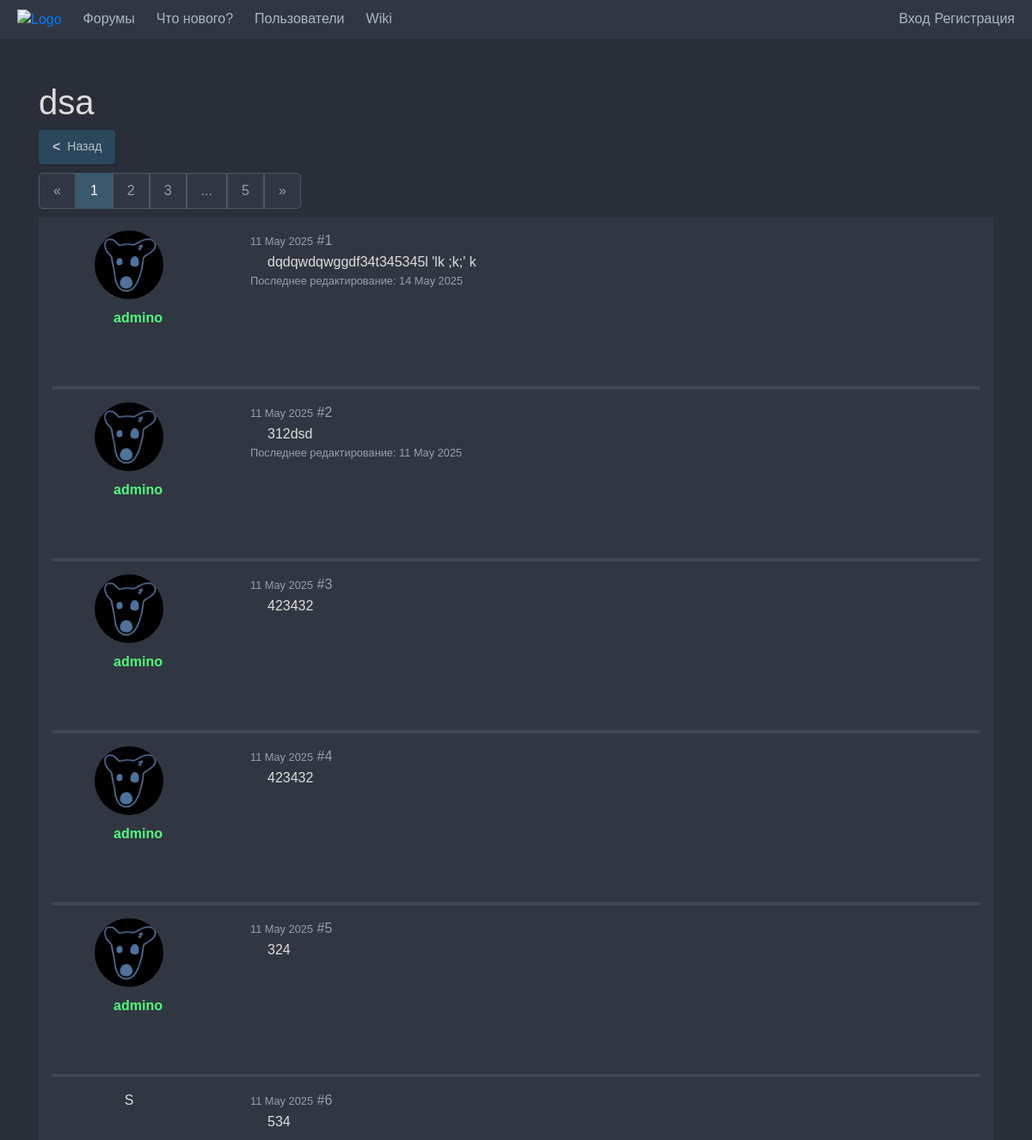
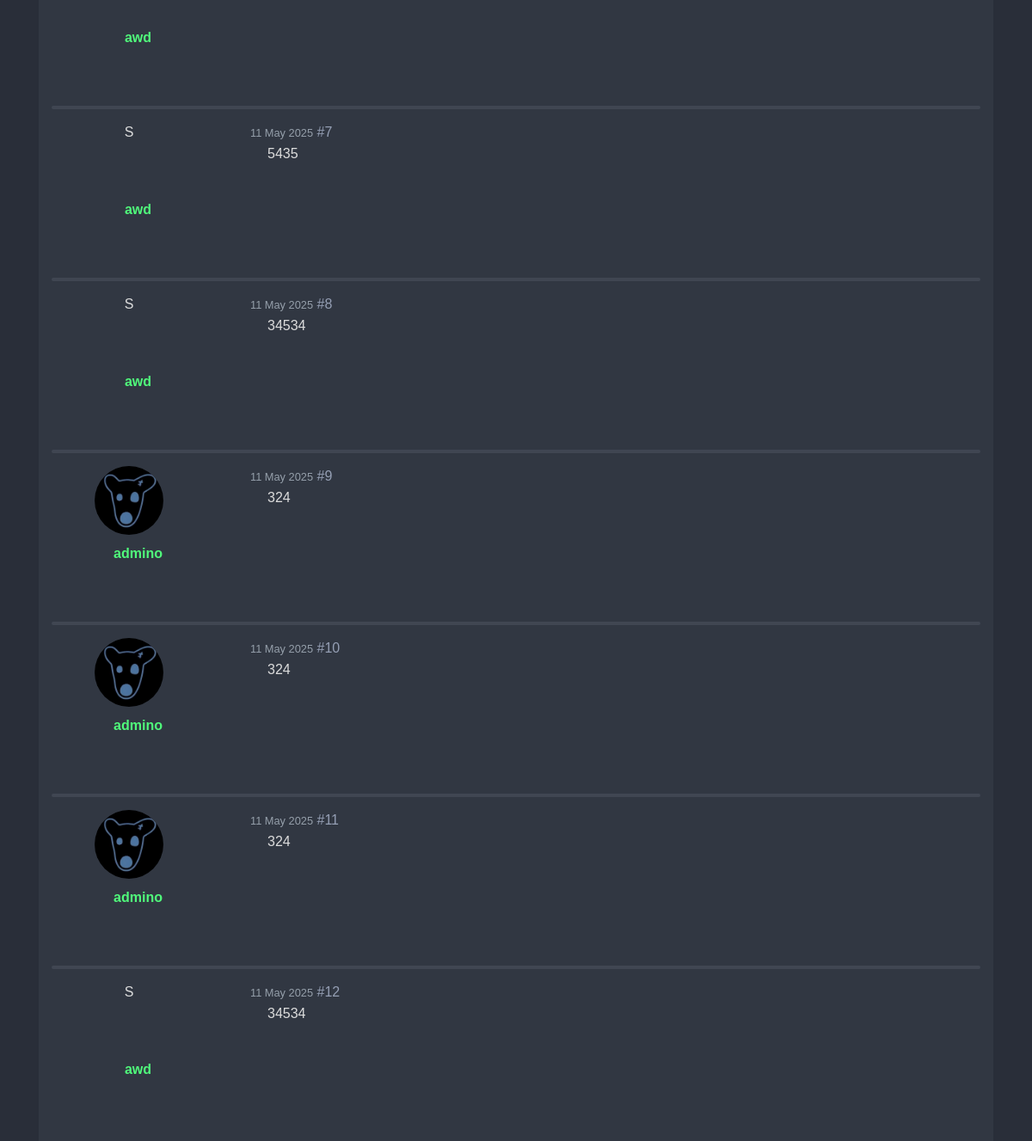
Page /topics/6/ on the earlier database version (2 pictures, top to bottom).
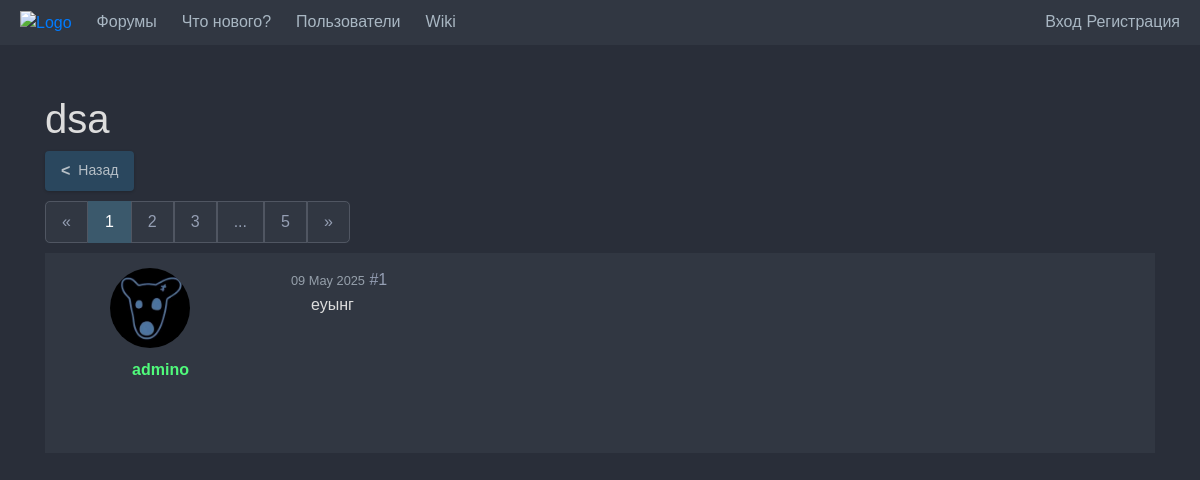
Same page on the later database version.
### data/topics.py (models this page shows)
class Topic(SqlAlchemyBase):
    __tablename__ = 'topics'
    id = sqlalchemy.Column(sqlalchemy.Integer, primary_key=True, autoincrement=True)
    title = sqlalchemy.Column(sqlalchemy.String, nullable=False)
    author_id = sqlalchemy.Column(sqlalchemy.Integer, sqlalchemy.ForeignKey("users.id"), nullable=False)
    parent_type = sqlalchemy.Column(Enum(TopicParentType), nullable=False)
    parent_id = sqlalchemy.Column(sqlalchemy.Integer, nullable=False)
    author = orm.relationship('User')

### data/posts.py (models this page shows)
class Post(SqlAlchemyBase):
    __tablename__ = 'posts'
    id = sqlalchemy.Column(sqlalchemy.Integer, primary_key=True, autoincrement=True)
    content = sqlalchemy.Column(sqlalchemy.Text, nullable=False)
    created_data = sqlalchemy.Column(sqlalchemy.DateTime, default=datetime.datetime.now(), nullable=False)
    modified_data = sqlalchemy.Column(sqlalchemy.DateTime, default=None)
    author_id = sqlalchemy.Column(sqlalchemy.Integer, sqlalchemy.ForeignKey("users.id"), nullable=False)
    topic_id =  sqlalchemy.Column(sqlalchemy.Integer, sqlalchemy.ForeignKey("topics.id"), nullable=False)
    topic = orm.relationship('Topic')

### data/users.py (models this page shows, shortened)
class User(SqlAlchemyBase, UserMixin):
    __tablename__ = 'users'
    id = sqlalchemy.Column(sqlalchemy.Integer, primary_key=True, unique=True, autoincrement=True)
    nickname = sqlalchemy.Column(sqlalchemy.String, nullable=False)
    about = sqlalchemy.Column(sqlalchemy.String, nullable=True)
    email = sqlalchemy.Column(sqlalchemy.String, unique=True, nullable=True)
    hashed_password = sqlalchemy.Column(sqlalchemy.String, nullable=False)
    created_date = sqlalchemy.Column(sqlalchemy.DateTime, default=datetime.datetime.now)
    has_avatar = sqlalchemy.Column(sqlalchemy.Boolean, nullable=False, default=False)
    avatar_format = sqlalchemy.Column(sqlalchemy.String)
    has_ban = sqlalchemy.Column(sqlalchemy.Boolean, nullable=False, default=False)
    reason_ban = sqlalchemy.Column(sqlalchemy.String)
    roles = sqlalchemy.orm.relationship("Role",
                                  secondary="role_to_user",
                                  backref="user")
    posts = sqlalchemy.orm.relationship('Post', backref='author')

### main.py (the view)
@app.route('/topics/<int:topic_id>/')
def topic(topic_id):
    session = db_session.create_session()
    topic = session.query(Topic).filter(Topic.id == topic_id).first()
    posts = session.query(Post).filter(Post.topic_id == topic.id).all()
    if topic.parent_type == TopicParentType.group:
        back_path = '/'
    elif topic.parent_type == TopicParentType.category:
        back_path = f'/categories/{topic.parent_id}/'
    elif topic.parent_type == TopicParentType.forum:
        back_path = f'/forums/{topic.parent_id}/'
    return render_template('topic.html', topic=topic, posts=posts, back_path=back_path)

### data/db_session.py (called while the page is built)
def create_session() -> Session:
    global __factory
    return __factory()

### templates/topic.html (shortened to what this page needs)
{% extends "base.html" %}
{% block content %}
<link rel="stylesheet" type="text/css" href="{{url_for('static', filename='css/topic.css')}}">
<div class="topic">
    <div class="topic-header">
        <h1 class="topic-title">{{topic.title}}</h1>
        <a href="{{back_path}}" class="back-button">
            <span class="back-arrow">&lt;</span> Назад
        </a>
    </div>
    <div class="management">
        <div class="pagination">
            <a href="#">&laquo;</a>
            <a class="active" href="#">1</a>
            <a href="#">2</a>
            <a href="#">3</a>
            <a href="#">...</a>
            <a href="#">5</a>
            <a href="#">&raquo;</a>
        </div>
    </div>
    <div class="posts">
        {% for post in posts %}
        <article class="post" id="post-{{post.id}}">
            <div class="post-user-info">
                <div class="post-user-avatar">
                    {% if post.author.has_avatar %}
                    <img src="/static/image/avatars/avatar_{{post.author.id}}.{{post.author.avatar_format}}">
                    {% else %}
                    S
                    {% endif %}
                </div>
                <div class="post-user-info-other">
                    <a class="dropdown-hover-nickname" id="dropdown-hover-nickname">{{post.author.nickname}}</a>
                </div>
            </div>
            <div class="post-content-info">
                <div class="post-content-header">
                    <span>{{post.created_data.strftime("%d %b %Y")}}</span>
                    <a href="#post-{{post.id}}" class="post-number">#{{loop.index}}</a>
                </div>
                <div class="post-content-data">
                    {{ post.content }}
                </div>
                <div class="post-content-footer">
                    {% if post.modified_data %}
                    <p>Последнее редактирование: {{post.modified_data.strftime("%d %b %Y")}}</p>
                    {% endif%}
                </div>
            </div>
        </article>
        {% endfor %}
    </div>
</div>
{% endblock %}

### templates/base.html (shortened to what this page needs)
<!doctype html>
<html lang="en">
<head>
    <link rel="stylesheet"
          href="https://stackpath.bootstrapcdn.com/bootstrap/4.4.1/css/bootstrap.min.css"
>
    <link rel="stylesheet" type="text/css" href="{{url_for('static', filename='css/style.css')}}">
    <link rel="stylesheet" type="text/css" href="{{url_for('static', filename='css/dark.css')}}">
</head>
<body>
<div class="header">
    <div class="logo-navigation">
        <a href="/" class="logo-link">
            <img src="" alt="Logo" class="logo">
        </a>
        <nav>
            <ul>
                <li>
                    <a href="/forums">
                        Форумы
                    </a>
                </li>
                <li>
                    <a href="/whats-new">
                        Что нового?
                    </a>
                </li>
                <li>
                    <a href="/users">
                        Пользователи
                    </a>
                </li>
                <li>
                    <a href="/wiki">
                        Wiki
                    </a>
                </li>
            </ul>
        </nav>
    </div>
    <div>
        {% if current_user.is_authenticated %}
        <div class="dropdown-click">
            <a href="#" class="dropdown-click-button" onclick="toggleDropdown(event)">
                {{ current_user.nickname }}
            </a>
            <div id="myDropdown" class="dropdown-click-content">
                <a href="/profile/{{ current_user.id }}/">Профиль</a>
                <a href="/logout">Выйти</a>
            </div>
        </div>
        {% else %}
        <div class="auth-search">
            <a href="/login">Вход</a>
            <a href="/register">Регистрация</a>
        </div>
        {% endif %}
    </div>
</div>
<main role="main" class="container" style="margin-top: 50px">
    {% block content %}{% endblock %}
</main>
</body>
</html>

### static/css/style.css (style rules this page uses)
.header { display: flex; justify-content: space-between; align-items: center; padding: 10px 20px; background-color: #333; color: white; }
.logo { height: 30px; margin-right: 20px; }
.logo-navigation, .auth-search { display: flex; align-items: center; }
nav ul { list-style: none; padding: 0; margin: 0; display: flex; }
nav li { margin-right: 20px; }
nav a, .auth-search a { color: white; text-decoration: none; display: flex; align-items: center; }
body { background-color: #181a1b; color: #ddd; font-family: sans-serif; align-items: center; min-height: 100vh; margin: 0; padding: 0; }
.management { padding-bottom: 10px }
.pagination { display: inline-block; }
.pagination a { float: left; padding: 8px 16px; text-decoration: none; border: 1px solid #505662; }
.pagination a.active { background-color: #3b596c; border: 1px solid #3b596c; }
.pagination a:first-child { border-top-left-radius: 5px; border-bottom-left-radius: 5px; }
.pagination a:last-child { border-top-right-radius: 5px; border-bottom-right-radius: 5px; }
.back-button { display: inline-flex; align-items: center; padding: 8px 16px; text-decoration: none; border: none; border-radius: 4px; font-size: 14px; cursor: pointer; transition: background-color 0.2s ease; box-shadow: 0 1px 3px rgba(0, 0, 0, 0.2); margin-bottom: 10px }
.back-arrow { margin-right: 8px; font-size: 16px; font-weight: bold; }

### static/css/dark.css (style rules this page uses)
.header { background-color: #313742; color: #a9b7c3; }
nav a, .auth-search a { color: #a9b7c3; }
body { background-color: #292e39; font-family: sans-serif; }
.back-button { background-color: #2a475e; color: #b7c0c7; }
.pagination { background-color: #313742 }
.pagination a { color: #959fb4; }
.pagination a.active { background-color: #3b596c; color: white; }
.posts { background-color: #313742 }
.post { background-color: #313742; }
.post-user-info-other { color: #50fa7b; }
.post-number { color: #959fb4 }
.post::after { background: #505662; }
.post-content-header span { color: #959faa }

### static/css/topic.css (style rules this page uses)
.posts { border-radius: 6px; }
.post::after { content: ''; position: absolute; bottom: 0; left: 15px; right: 15px; height: 4px; border-radius: 4px; display: block; opacity: 0.5; }
.post:last-child::after { content: none; }
.post { position: relative; display: flex; padding: 15px; min-height: 200px; }
.post-user-info { width: 20%; text-align: center; padding-right: 15px; }
.post-user-avatar { width: 80px; height: 80px; border-radius: 50%; object-fit: cover; margin-bottom: 10px; margin-left: 50px; overflow: hidden; }
.post-user-avatar img { width: 100%; height: 100%; object-fit: cover; object-position: center; }
.post-content-data { width: 80%; padding-left: 20px; line-height: 1.6; }
.post-user-info-other { font-weight: bold; margin-bottom: 5px; position: relative; display: inline-block; }
.post-content-info { width: 80%; padding-left: 15px; }
.management { display: flex; justify-content: space-between; align-items: center; padding-bottom: 10px }
.post-content-header span { font-size: 0.8em }

Differences in the rows shown:
no longer on this page (row edited): Post: author.nickname "admino", created_data "11 May 2025", content "dqdqwdqwggdf34t345345l 'lk ;k;' k", modified_data "14 May 2025"
removed Post: author.nickname "admino", created_data "11 May 2025", content "312dsd", modified_data "11 May 2025"
removed Post: author.nickname "admino", created_data "11 May 2025", content "423432"
removed Post: author.nickname "admino", created_data "11 May 2025", content "423432"
removed Post: author.nickname "admino", created_data "11 May 2025", content "324"
removed Post: shows "S", author.nickname "awd", created_data "11 May 2025", content "534"
removed Post: shows "S", author.nickname "awd", created_data "11 May 2025", content "5435"
removed Post: shows "S", author.nickname "awd", created_data "11 May 2025", content "34534"
removed Post: author.nickname "admino", created_data "11 May 2025", content "324"
removed Post: author.nickname "admino", created_data "11 May 2025", content "324"
removed Post: author.nickname "admino", created_data "11 May 2025", content "324"
removed Post: shows "S", author.nickname "awd", created_data "11 May 2025", content "34534"
added Post: author.nickname "admino", created_data "09 May 2025", content "еуынг"
